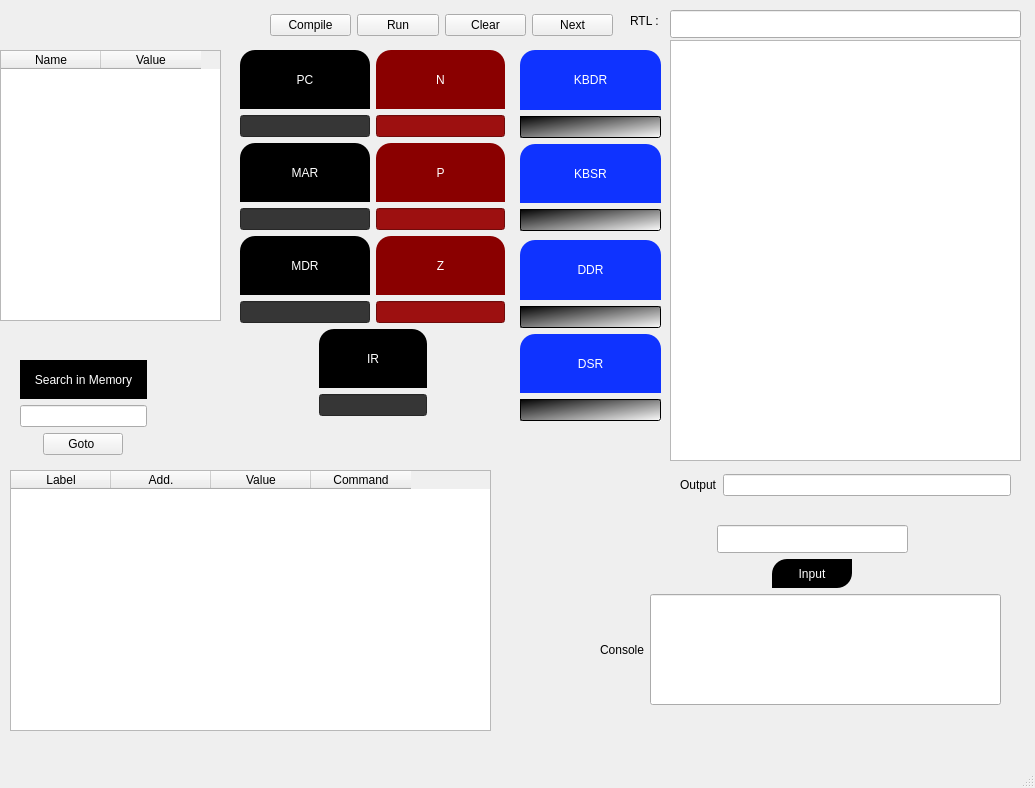
<?xml version="1.0" encoding="UTF-8"?>
<ui version="4.0">
 <class>MainWindow</class>
 <widget class="QMainWindow" name="MainWindow">
  <property name="geometry">
   <rect>
    <x>0</x>
    <y>0</y>
    <width>1035</width>
    <height>788</height>
   </rect>
  </property>
  <property name="sizePolicy">
   <sizepolicy hsizetype="Fixed" vsizetype="Fixed">
    <horstretch>0</horstretch>
    <verstretch>0</verstretch>
   </sizepolicy>
  </property>
  <property name="minimumSize">
   <size>
    <width>1035</width>
    <height>788</height>
   </size>
  </property>
  <property name="maximumSize">
   <size>
    <width>1035</width>
    <height>788</height>
   </size>
  </property>
  <property name="windowTitle">
   <string>MainWindow</string>
  </property>
  <widget class="QWidget" name="centralwidget">
   <widget class="QTextEdit" name="editor">
    <property name="geometry">
     <rect>
      <x>670</x>
      <y>40</y>
      <width>351</width>
      <height>421</height>
     </rect>
    </property>
   </widget>
   <widget class="QTableWidget" name="REGtw">
    <property name="geometry">
     <rect>
      <x>0</x>
      <y>50</y>
      <width>221</width>
      <height>271</height>
     </rect>
    </property>
    <property name="styleSheet">
     <string notr="true">border-color: rgb(0, 0, 0);</string>
    </property>
    <property name="verticalScrollBarPolicy">
     <enum>Qt::ScrollBarAlwaysOff</enum>
    </property>
    <property name="horizontalScrollBarPolicy">
     <enum>Qt::ScrollBarAlwaysOff</enum>
    </property>
    <property name="rowCount">
     <number>0</number>
    </property>
    <property name="columnCount">
     <number>2</number>
    </property>
    <column>
     <property name="text">
      <string>Name</string>
     </property>
    </column>
    <column>
     <property name="text">
      <string>Value</string>
     </property>
    </column>
   </widget>
   <widget class="QTableWidget" name="RAMtw">
    <property name="geometry">
     <rect>
      <x>10</x>
      <y>470</y>
      <width>481</width>
      <height>261</height>
     </rect>
    </property>
    <property name="horizontalScrollBarPolicy">
     <enum>Qt::ScrollBarAlwaysOff</enum>
    </property>
    <property name="showGrid">
     <bool>true</bool>
    </property>
    <property name="rowCount">
     <number>0</number>
    </property>
    <property name="columnCount">
     <number>4</number>
    </property>
    <attribute name="verticalHeaderVisible">
     <bool>false</bool>
    </attribute>
    <column>
     <property name="text">
      <string>Label</string>
     </property>
    </column>
    <column>
     <property name="text">
      <string>Add.</string>
     </property>
    </column>
    <column>
     <property name="text">
      <string>Value</string>
     </property>
    </column>
    <column>
     <property name="text">
      <string>Command</string>
     </property>
    </column>
   </widget>
   <widget class="QLineEdit" name="clock">
    <property name="geometry">
     <rect>
      <x>670</x>
      <y>10</y>
      <width>351</width>
      <height>28</height>
     </rect>
    </property>
    <property name="readOnly">
     <bool>true</bool>
    </property>
   </widget>
   <widget class="QWidget" name="layoutWidget">
    <property name="geometry">
     <rect>
      <x>240</x>
      <y>50</y>
      <width>265</width>
      <height>366</height>
     </rect>
    </property>
    <layout class="QVBoxLayout" name="verticalLayout_8">
     <item>
      <layout class="QHBoxLayout" name="horizontalLayout">
       <item>
        <layout class="QVBoxLayout" name="verticalLayout_2">
         <item>
          <widget class="QLabel" name="PClbl">
           <property name="styleSheet">
            <string notr="true">background-color: rgb(0, 0, 0);
border-top-left-radius: 15px;
border-top-right-radius: 15px;
color: rgb(255,255,255);</string>
           </property>
           <property name="text">
            <string>PC</string>
           </property>
           <property name="alignment">
            <set>Qt::AlignCenter</set>
           </property>
           <property name="margin">
            <number>9</number>
           </property>
           <property name="indent">
            <number>-1</number>
           </property>
          </widget>
         </item>
         <item>
          <widget class="QLineEdit" name="PCle">
           <property name="styleSheet">
            <string notr="true">background-color: rgb(54, 54, 54);
color: white;</string>
           </property>
           <property name="text">
            <string/>
           </property>
           <property name="alignment">
            <set>Qt::AlignCenter</set>
           </property>
           <property name="readOnly">
            <bool>true</bool>
           </property>
          </widget>
         </item>
        </layout>
       </item>
       <item>
        <layout class="QVBoxLayout" name="verticalLayout">
         <item>
          <widget class="QLabel" name="Nlbl">
           <property name="styleSheet">
            <string notr="true">background-color: rgb(138, 0, 0);
border-top-left-radius: 15px;
border-top-right-radius: 15px;
color: rgb(255,255,255);</string>
           </property>
           <property name="text">
            <string>N</string>
           </property>
           <property name="alignment">
            <set>Qt::AlignCenter</set>
           </property>
           <property name="margin">
            <number>9</number>
           </property>
           <property name="indent">
            <number>-1</number>
           </property>
          </widget>
         </item>
         <item>
          <widget class="QLineEdit" name="Nle">
           <property name="styleSheet">
            <string notr="true">background-color: rgb(157, 16, 16);
color: rgb(255,255,255);</string>
           </property>
           <property name="alignment">
            <set>Qt::AlignCenter</set>
           </property>
           <property name="readOnly">
            <bool>true</bool>
           </property>
          </widget>
         </item>
        </layout>
       </item>
      </layout>
     </item>
     <item>
      <layout class="QHBoxLayout" name="horizontalLayout_2">
       <item>
        <layout class="QVBoxLayout" name="verticalLayout_4">
         <item>
          <widget class="QLabel" name="MARlbl">
           <property name="styleSheet">
            <string notr="true">background-color: rgb(0, 0, 0);
border-top-left-radius: 15px;
border-top-right-radius: 15px;
color: rgb(255,255,255);</string>
           </property>
           <property name="text">
            <string>MAR</string>
           </property>
           <property name="alignment">
            <set>Qt::AlignCenter</set>
           </property>
           <property name="margin">
            <number>9</number>
           </property>
           <property name="indent">
            <number>-1</number>
           </property>
          </widget>
         </item>
         <item>
          <widget class="QLineEdit" name="MARle">
           <property name="styleSheet">
            <string notr="true">background-color: rgb(54, 54, 54);
color: white;</string>
           </property>
           <property name="alignment">
            <set>Qt::AlignCenter</set>
           </property>
           <property name="readOnly">
            <bool>true</bool>
           </property>
          </widget>
         </item>
        </layout>
       </item>
       <item>
        <layout class="QVBoxLayout" name="verticalLayout_3">
         <item>
          <widget class="QLabel" name="Plbl">
           <property name="styleSheet">
            <string notr="true">background-color: rgb(138, 0, 0);
border-top-left-radius: 15px;
border-top-right-radius: 15px;
color: rgb(255,255,255);
</string>
           </property>
           <property name="text">
            <string>P</string>
           </property>
           <property name="alignment">
            <set>Qt::AlignCenter</set>
           </property>
           <property name="margin">
            <number>9</number>
           </property>
           <property name="indent">
            <number>-1</number>
           </property>
          </widget>
         </item>
         <item>
          <widget class="QLineEdit" name="Ple">
           <property name="styleSheet">
            <string notr="true">background-color: rgb(157, 16, 16);
color: rgb(255,255,255);</string>
           </property>
           <property name="alignment">
            <set>Qt::AlignCenter</set>
           </property>
           <property name="readOnly">
            <bool>true</bool>
           </property>
          </widget>
         </item>
        </layout>
       </item>
      </layout>
     </item>
     <item>
      <layout class="QHBoxLayout" name="horizontalLayout_3">
       <item>
        <layout class="QVBoxLayout" name="verticalLayout_7">
         <item>
          <widget class="QLabel" name="MDRlbl">
           <property name="styleSheet">
            <string notr="true">background-color: rgb(0, 0, 0);
border-top-left-radius: 15px;
border-top-right-radius: 15px;
color: rgb(255,255,255);</string>
           </property>
           <property name="text">
            <string>MDR</string>
           </property>
           <property name="alignment">
            <set>Qt::AlignCenter</set>
           </property>
           <property name="margin">
            <number>9</number>
           </property>
           <property name="indent">
            <number>-1</number>
           </property>
          </widget>
         </item>
         <item>
          <widget class="QLineEdit" name="MDRle">
           <property name="styleSheet">
            <string notr="true">background-color: rgb(54, 54, 54);
color: white;</string>
           </property>
           <property name="alignment">
            <set>Qt::AlignCenter</set>
           </property>
           <property name="readOnly">
            <bool>true</bool>
           </property>
          </widget>
         </item>
        </layout>
       </item>
       <item>
        <layout class="QVBoxLayout" name="verticalLayout_5">
         <item>
          <widget class="QLabel" name="Zlbl">
           <property name="styleSheet">
            <string notr="true">background-color: rgb(138, 0, 0);
border-top-left-radius: 15px;
border-top-right-radius: 15px;
color: rgb(255,255,255);</string>
           </property>
           <property name="text">
            <string>Z</string>
           </property>
           <property name="alignment">
            <set>Qt::AlignCenter</set>
           </property>
           <property name="margin">
            <number>9</number>
           </property>
           <property name="indent">
            <number>-1</number>
           </property>
          </widget>
         </item>
         <item>
          <widget class="QLineEdit" name="Zle">
           <property name="styleSheet">
            <string notr="true">background-color: rgb(157, 16, 16);
color: rgb(255,255,255);</string>
           </property>
           <property name="alignment">
            <set>Qt::AlignCenter</set>
           </property>
           <property name="readOnly">
            <bool>true</bool>
           </property>
          </widget>
         </item>
        </layout>
       </item>
      </layout>
     </item>
     <item>
      <layout class="QHBoxLayout" name="horizontalLayout_4">
       <item>
        <spacer name="horizontalSpacer">
         <property name="orientation">
          <enum>Qt::Horizontal</enum>
         </property>
         <property name="sizeHint" stdset="0">
          <size>
           <width>40</width>
           <height>20</height>
          </size>
         </property>
        </spacer>
       </item>
       <item>
        <layout class="QVBoxLayout" name="verticalLayout_6">
         <item>
          <widget class="QLabel" name="IRlbl">
           <property name="styleSheet">
            <string notr="true">background-color: rgb(0, 0, 0);
border-top-left-radius: 15px;
border-top-right-radius: 15px;
color: rgb(255,255,255);</string>
           </property>
           <property name="text">
            <string>IR</string>
           </property>
           <property name="alignment">
            <set>Qt::AlignCenter</set>
           </property>
           <property name="margin">
            <number>9</number>
           </property>
           <property name="indent">
            <number>-1</number>
           </property>
          </widget>
         </item>
         <item>
          <widget class="QLineEdit" name="IRle">
           <property name="styleSheet">
            <string notr="true">background-color: rgb(54, 54, 54);
color: white;</string>
           </property>
           <property name="alignment">
            <set>Qt::AlignCenter</set>
           </property>
           <property name="readOnly">
            <bool>true</bool>
           </property>
          </widget>
         </item>
        </layout>
       </item>
       <item>
        <spacer name="horizontalSpacer_2">
         <property name="orientation">
          <enum>Qt::Horizontal</enum>
         </property>
         <property name="sizeHint" stdset="0">
          <size>
           <width>40</width>
           <height>20</height>
          </size>
         </property>
        </spacer>
       </item>
      </layout>
     </item>
    </layout>
   </widget>
   <widget class="QWidget" name="layoutWidget">
    <property name="geometry">
     <rect>
      <x>270</x>
      <y>10</y>
      <width>343</width>
      <height>31</height>
     </rect>
    </property>
    <layout class="QHBoxLayout" name="horizontalLayout_5">
     <item>
      <widget class="QPushButton" name="compileButton">
       <property name="text">
        <string>Compile</string>
       </property>
      </widget>
     </item>
     <item>
      <widget class="QPushButton" name="runButton">
       <property name="text">
        <string>Run</string>
       </property>
      </widget>
     </item>
     <item>
      <widget class="QPushButton" name="resetButton">
       <property name="text">
        <string>Clear</string>
       </property>
      </widget>
     </item>
     <item>
      <widget class="QPushButton" name="nxtButton">
       <property name="text">
        <string>Next</string>
       </property>
      </widget>
     </item>
    </layout>
   </widget>
   <widget class="QLabel" name="label_3">
    <property name="geometry">
     <rect>
      <x>630</x>
      <y>10</y>
      <width>41</width>
      <height>21</height>
     </rect>
    </property>
    <property name="text">
     <string>RTL :</string>
    </property>
   </widget>
   <widget class="QWidget" name="layoutWidget_4">
    <property name="geometry">
     <rect>
      <x>520</x>
      <y>240</y>
      <width>141</width>
      <height>181</height>
     </rect>
    </property>
    <layout class="QVBoxLayout" name="verticalLayout_13">
     <item>
      <layout class="QVBoxLayout" name="verticalLayout_14">
       <item>
        <widget class="QLabel" name="Nlbl_4">
         <property name="styleSheet">
          <string notr="true">background-color: rgb(15, 51, 255);
border-top-left-radius: 15px;
border-top-right-radius: 15px;
color: rgb(255,255,255);</string>
         </property>
         <property name="text">
          <string>DDR</string>
         </property>
         <property name="alignment">
          <set>Qt::AlignCenter</set>
         </property>
         <property name="margin">
          <number>9</number>
         </property>
         <property name="indent">
          <number>-1</number>
         </property>
        </widget>
       </item>
       <item>
        <widget class="QLineEdit" name="DDR_le">
         <property name="styleSheet">
          <string notr="true">background-color: qlineargradient(spread:repeat, x1:0, y1:0, x2:1, y2:1, stop:0 rgba(0, 0, 0, 255), stop:1 rgba(255, 255, 255, 255));
color: rgb(255,255,255);</string>
         </property>
         <property name="alignment">
          <set>Qt::AlignCenter</set>
         </property>
         <property name="readOnly">
          <bool>true</bool>
         </property>
        </widget>
       </item>
      </layout>
     </item>
     <item>
      <layout class="QVBoxLayout" name="verticalLayout_15">
       <item>
        <widget class="QLabel" name="Nlbl_5">
         <property name="styleSheet">
          <string notr="true">background-color: rgb(15, 51, 255);
border-top-left-radius: 15px;
border-top-right-radius: 15px;
color: rgb(255,255,255);</string>
         </property>
         <property name="text">
          <string>DSR</string>
         </property>
         <property name="alignment">
          <set>Qt::AlignCenter</set>
         </property>
         <property name="margin">
          <number>9</number>
         </property>
         <property name="indent">
          <number>-1</number>
         </property>
        </widget>
       </item>
       <item>
        <widget class="QLineEdit" name="DSR_le">
         <property name="styleSheet">
          <string notr="true">background-color: qlineargradient(spread:repeat, x1:0, y1:0, x2:1, y2:1, stop:0 rgba(0, 0, 0, 255), stop:1 rgba(255, 255, 255, 255));
color: rgb(255,255,255);</string>
         </property>
         <property name="alignment">
          <set>Qt::AlignCenter</set>
         </property>
         <property name="readOnly">
          <bool>true</bool>
         </property>
        </widget>
       </item>
      </layout>
     </item>
    </layout>
   </widget>
   <widget class="QWidget" name="">
    <property name="geometry">
     <rect>
      <x>20</x>
      <y>360</y>
      <width>127</width>
      <height>95</height>
     </rect>
    </property>
    <layout class="QVBoxLayout" name="verticalLayout_9">
     <item>
      <widget class="QLabel" name="label_2">
       <property name="styleSheet">
        <string notr="true">background-color: rgb(0, 0, 0);
color: white;</string>
       </property>
       <property name="text">
        <string>Search in Memory</string>
       </property>
       <property name="alignment">
        <set>Qt::AlignCenter</set>
       </property>
      </widget>
     </item>
     <item>
      <widget class="QLineEdit" name="srchle"/>
     </item>
     <item>
      <layout class="QHBoxLayout" name="horizontalLayout_6">
       <item>
        <spacer name="horizontalSpacer_3">
         <property name="orientation">
          <enum>Qt::Horizontal</enum>
         </property>
         <property name="sizeHint" stdset="0">
          <size>
           <width>40</width>
           <height>20</height>
          </size>
         </property>
        </spacer>
       </item>
       <item>
        <widget class="QPushButton" name="gotoButton">
         <property name="text">
          <string>Goto </string>
         </property>
        </widget>
       </item>
       <item>
        <spacer name="horizontalSpacer_4">
         <property name="orientation">
          <enum>Qt::Horizontal</enum>
         </property>
         <property name="sizeHint" stdset="0">
          <size>
           <width>40</width>
           <height>20</height>
          </size>
         </property>
        </spacer>
       </item>
      </layout>
     </item>
    </layout>
   </widget>
   <widget class="QWidget" name="">
    <property name="geometry">
     <rect>
      <x>520</x>
      <y>50</y>
      <width>141</width>
      <height>181</height>
     </rect>
    </property>
    <layout class="QVBoxLayout" name="verticalLayout_12">
     <item>
      <layout class="QVBoxLayout" name="verticalLayout_10">
       <item>
        <widget class="QLabel" name="Nlbl_2">
         <property name="styleSheet">
          <string notr="true">background-color: rgb(15, 51, 255);
border-top-left-radius: 15px;
border-top-right-radius: 15px;
color: rgb(255,255,255);</string>
         </property>
         <property name="text">
          <string>KBDR</string>
         </property>
         <property name="alignment">
          <set>Qt::AlignCenter</set>
         </property>
         <property name="margin">
          <number>9</number>
         </property>
         <property name="indent">
          <number>-1</number>
         </property>
        </widget>
       </item>
       <item>
        <widget class="QLineEdit" name="KBDR_le">
         <property name="styleSheet">
          <string notr="true">background-color: qlineargradient(spread:repeat, x1:0, y1:0, x2:1, y2:1, stop:0 rgba(0, 0, 0, 255), stop:1 rgba(255, 255, 255, 255));
color: rgb(255,255,255);</string>
         </property>
         <property name="alignment">
          <set>Qt::AlignCenter</set>
         </property>
         <property name="readOnly">
          <bool>true</bool>
         </property>
        </widget>
       </item>
      </layout>
     </item>
     <item>
      <layout class="QVBoxLayout" name="verticalLayout_11">
       <item>
        <widget class="QLabel" name="Nlbl_3">
         <property name="styleSheet">
          <string notr="true">background-color: rgb(15, 51, 255);
border-top-left-radius: 15px;
border-top-right-radius: 15px;
color: rgb(255,255,255);</string>
         </property>
         <property name="text">
          <string>KBSR</string>
         </property>
         <property name="alignment">
          <set>Qt::AlignCenter</set>
         </property>
         <property name="margin">
          <number>9</number>
         </property>
         <property name="indent">
          <number>-1</number>
         </property>
        </widget>
       </item>
       <item>
        <widget class="QLineEdit" name="KBSR_le">
         <property name="styleSheet">
          <string notr="true">background-color: qlineargradient(spread:repeat, x1:0, y1:0, x2:1, y2:1, stop:0 rgba(0, 0, 0, 255), stop:1 rgba(255, 255, 255, 255));
color: rgb(255,255,255);</string>
         </property>
         <property name="alignment">
          <set>Qt::AlignCenter</set>
         </property>
         <property name="readOnly">
          <bool>true</bool>
         </property>
        </widget>
       </item>
      </layout>
     </item>
    </layout>
   </widget>
   <widget class="QWidget" name="">
    <property name="geometry">
     <rect>
      <x>600</x>
      <y>500</y>
      <width>424</width>
      <height>231</height>
     </rect>
    </property>
    <layout class="QVBoxLayout" name="verticalLayout_17">
     <item>
      <layout class="QVBoxLayout" name="verticalLayout_16">
       <item>
        <layout class="QHBoxLayout" name="horizontalLayout_9">
         <item>
          <spacer name="horizontalSpacer_7">
           <property name="orientation">
            <enum>Qt::Horizontal</enum>
           </property>
           <property name="sizeHint" stdset="0">
            <size>
             <width>40</width>
             <height>20</height>
            </size>
           </property>
          </spacer>
         </item>
         <item>
          <widget class="QLineEdit" name="inp_le">
           <property name="sizePolicy">
            <sizepolicy hsizetype="Fixed" vsizetype="Fixed">
             <horstretch>0</horstretch>
             <verstretch>0</verstretch>
            </sizepolicy>
           </property>
           <property name="minimumSize">
            <size>
             <width>191</width>
             <height>28</height>
            </size>
           </property>
           <property name="maximumSize">
            <size>
             <width>191</width>
             <height>28</height>
            </size>
           </property>
          </widget>
         </item>
         <item>
          <spacer name="horizontalSpacer_8">
           <property name="orientation">
            <enum>Qt::Horizontal</enum>
           </property>
           <property name="sizeHint" stdset="0">
            <size>
             <width>40</width>
             <height>20</height>
            </size>
           </property>
          </spacer>
         </item>
        </layout>
       </item>
       <item>
        <layout class="QHBoxLayout" name="horizontalLayout_10">
         <item>
          <spacer name="horizontalSpacer_9">
           <property name="orientation">
            <enum>Qt::Horizontal</enum>
           </property>
           <property name="sizeHint" stdset="0">
            <size>
             <width>40</width>
             <height>20</height>
            </size>
           </property>
          </spacer>
         </item>
         <item>
          <widget class="QPushButton" name="inputButton">
           <property name="sizePolicy">
            <sizepolicy hsizetype="Fixed" vsizetype="Fixed">
             <horstretch>0</horstretch>
             <verstretch>0</verstretch>
            </sizepolicy>
           </property>
           <property name="minimumSize">
            <size>
             <width>80</width>
             <height>29</height>
            </size>
           </property>
           <property name="maximumSize">
            <size>
             <width>80</width>
             <height>29</height>
            </size>
           </property>
           <property name="cursor">
            <cursorShape>PointingHandCursor</cursorShape>
           </property>
           <property name="styleSheet">
            <string notr="true">border-top-left-radius: 15px;
border-bottom-right-radius: 15px;
background-color: rgb(0, 0, 0);
color: rgb(255,255,255);</string>
           </property>
           <property name="text">
            <string>Input</string>
           </property>
           <property name="flat">
            <bool>true</bool>
           </property>
          </widget>
         </item>
         <item>
          <spacer name="horizontalSpacer_10">
           <property name="orientation">
            <enum>Qt::Horizontal</enum>
           </property>
           <property name="sizeHint" stdset="0">
            <size>
             <width>40</width>
             <height>20</height>
            </size>
           </property>
          </spacer>
         </item>
        </layout>
       </item>
       <item>
        <layout class="QHBoxLayout" name="horizontalLayout_7">
         <item>
          <widget class="QLabel" name="label">
           <property name="text">
            <string>Console</string>
           </property>
          </widget>
         </item>
         <item>
          <widget class="QLineEdit" name="console">
           <property name="sizePolicy">
            <sizepolicy hsizetype="Fixed" vsizetype="Fixed">
             <horstretch>0</horstretch>
             <verstretch>0</verstretch>
            </sizepolicy>
           </property>
           <property name="minimumSize">
            <size>
             <width>351</width>
             <height>111</height>
            </size>
           </property>
           <property name="maximumSize">
            <size>
             <width>351</width>
             <height>111</height>
            </size>
           </property>
           <property name="readOnly">
            <bool>true</bool>
           </property>
          </widget>
         </item>
         <item>
          <spacer name="horizontalSpacer_5">
           <property name="orientation">
            <enum>Qt::Horizontal</enum>
           </property>
           <property name="sizeHint" stdset="0">
            <size>
             <width>278</width>
             <height>20</height>
            </size>
           </property>
          </spacer>
         </item>
        </layout>
       </item>
      </layout>
     </item>
    </layout>
   </widget>
   <widget class="QWidget" name="">
    <property name="geometry">
     <rect>
      <x>680</x>
      <y>470</y>
      <width>331</width>
      <height>30</height>
     </rect>
    </property>
    <layout class="QHBoxLayout" name="horizontalLayout_11">
     <item>
      <widget class="QLabel" name="label_5">
       <property name="text">
        <string>Output</string>
       </property>
      </widget>
     </item>
     <item>
      <widget class="QLineEdit" name="output_le"/>
     </item>
    </layout>
   </widget>
  </widget>
  <widget class="QMenuBar" name="menubar">
   <property name="geometry">
    <rect>
     <x>0</x>
     <y>0</y>
     <width>1035</width>
     <height>25</height>
    </rect>
   </property>
  </widget>
  <widget class="QStatusBar" name="statusbar"/>
 </widget>
 <resources/>
 <connections/>
</ui>
